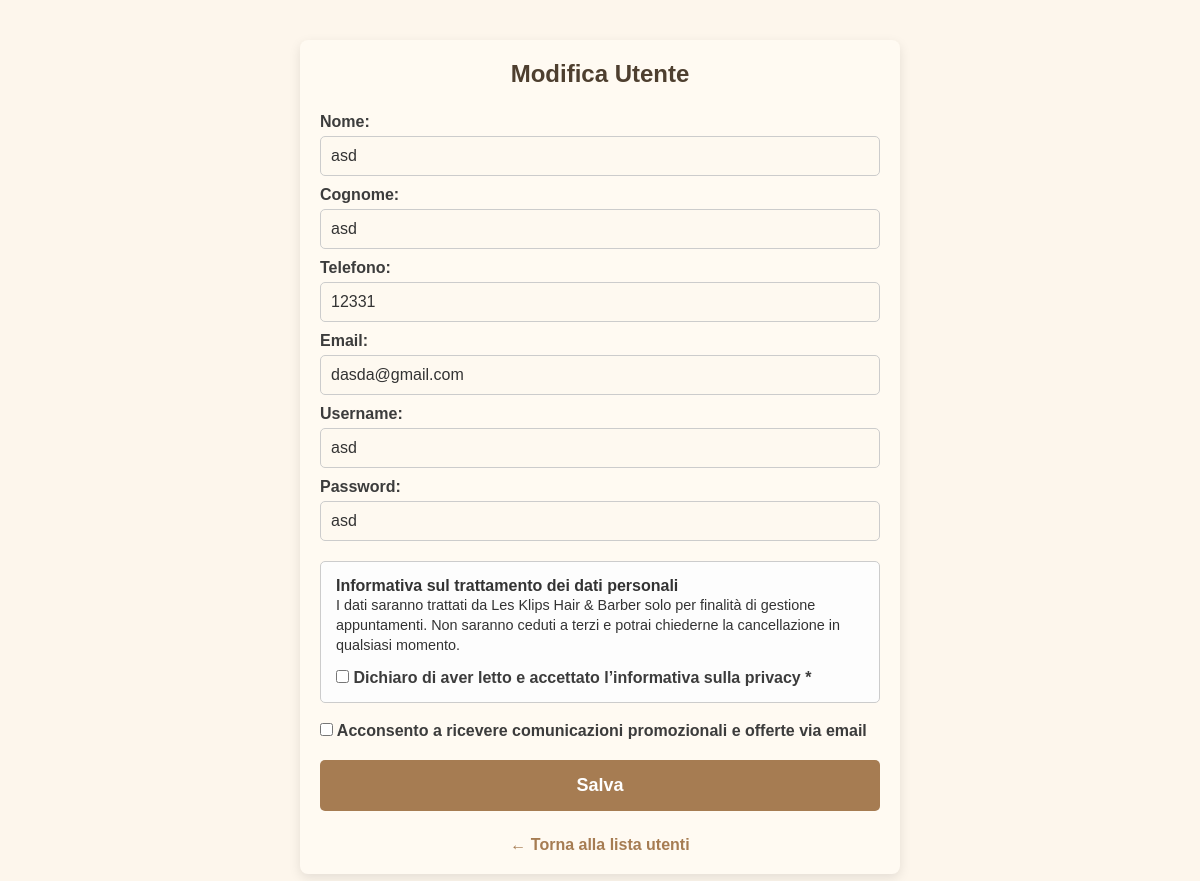
/admin_edit_user/54 (signed in), run on an earlier commit of the app's database.
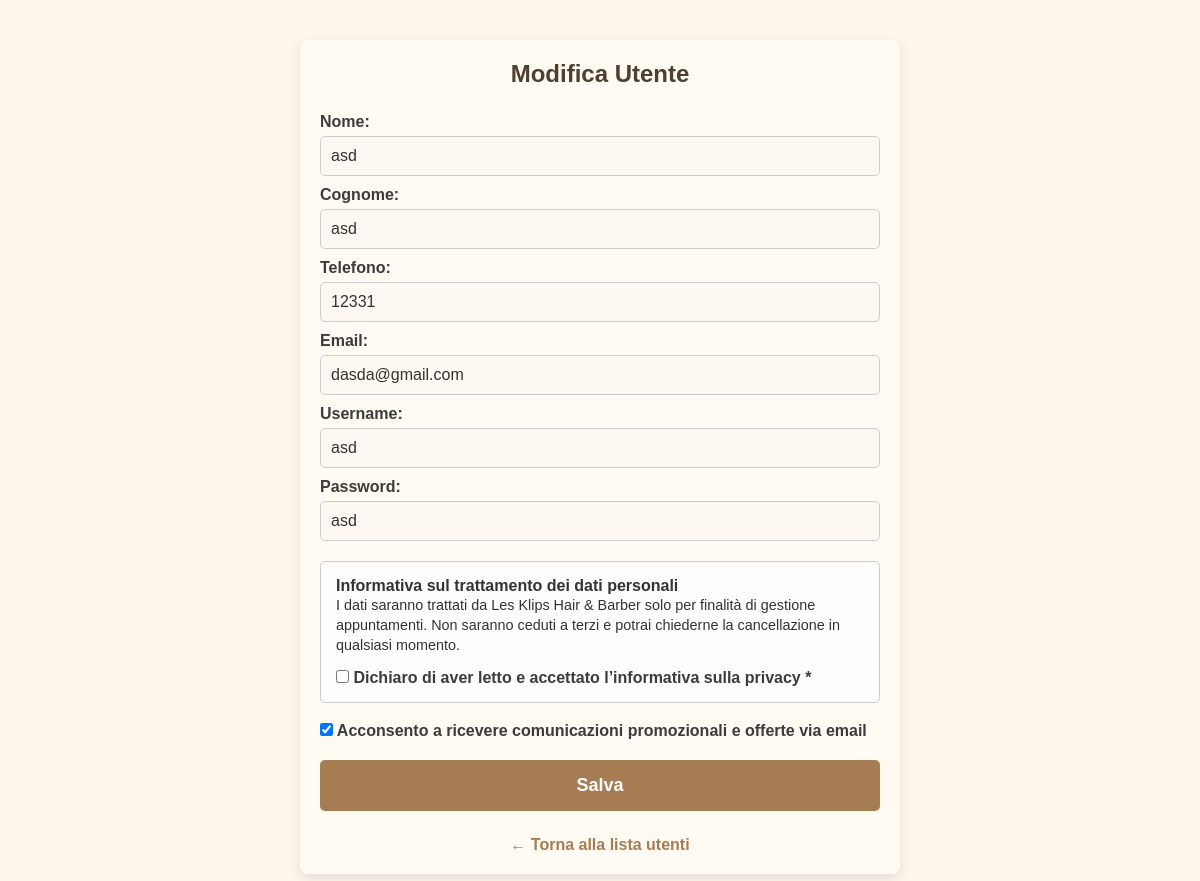
And on a later commit of the database.
### tables this page shows
CREATE TABLE users (
            id INTEGER PRIMARY KEY AUTOINCREMENT,
            username TEXT NOT NULL UNIQUE,
            password TEXT NOT NULL
        , name TEXT NOT NULL DEFAULT 'NOME', surname TEXT NOT NULL DEFAULT 'COGNOME', phone TEXT NOT NULL DEFAULT '0000000000', email TEXT, newsletter_optin INTEGER DEFAULT 0);

### app.py (the view, shortened to what this page needs)
@app.route('/admin_edit_user/<int:user_id>', methods=['GET', 'POST'])
def admin_edit_user(user_id):
    if 'admin' not in session:
        return redirect(url_for('login_admin'))
    conn = sqlite3.connect('bookings.db')
    cursor = conn.cursor()
    cursor.execute("SELECT name, surname, phone, email, username, password, newsletter_optin FROM users WHERE id = ?", (user_id,))
    user = cursor.fetchone()
    conn.close()
    if not user:
        return redirect(url_for('admin_users'))
    return render_template('admin_edit_user.html', user=user)

### templates/admin_edit_user.html (shortened to what this page needs)
<!DOCTYPE html>
<html lang="it">
<head>
  <link rel="stylesheet" href="{{ url_for('static', filename='style.css') }}">
</head>
<body>
  <div class="container">
    <h2>{{ user[0] and 'Modifica Utente' or 'Aggiungi Utente' }}</h2>
    <form method="post">
      <label for="name">Nome:</label>
      <input type="text" name="name" value="{{ user[0] }}" required>
      <label for="surname">Cognome:</label>
      <input type="text" name="surname" value="{{ user[1] }}" required>
      <label for="phone">Telefono:</label>
      <input type="text" name="phone" value="{{ user[2] }}" required>
      <label for="email">Email:</label>
      <input type="email" name="email" value="{{ user[3] }}" required>
      <label for="username">Username:</label>
      <input type="text" name="username" value="{{ user[4] }}" required>
      <label for="password">Password:</label>
      <input type="text" name="password" value="{{ user[5] }}" required>
      <div style="margin-top: 20px; border: 1px solid #ccc; padding: 15px; border-radius: 5px; background-color: #fdfdfd;">
        <h4 style="margin-top: 0;">Informativa sul trattamento dei dati personali</h4>
        <div style="max-height: 120px; overflow-y: auto; font-size: 0.9em; line-height: 1.4;">
          I dati saranno trattati da Les Klips Hair & Barber solo per finalità di gestione appuntamenti.
          Non saranno ceduti a terzi e potrai chiederne la cancellazione in qualsiasi momento.
        </div>
        <label style="display: block; margin-top: 10px;">
          <input type="checkbox" name="privacy" required>
          Dichiaro di aver letto e accettato l’informativa sulla privacy *
        </label>
      </div>
      <div style="margin-top: 15px;">
        <label>
          <input type="checkbox" name="newsletter" {% if user|length > 6 and user[6] == 1 %}checked{% endif %}>
          Acconsento a ricevere comunicazioni promozionali e offerte via email
        </label>
      </div>
      <button type="submit" class="big-btn" style="margin-top: 20px;">Salva</button>
    </form>
    <a href="{{ url_for('admin_users') }}" style="display: block; margin-top: 15px;">← Torna alla lista utenti</a>
  </div>
</body>
</html>

What changed in the data, as far as the page shows it:
changed users "Modifica Utente": newsletter_optin "☐" → "☑"
